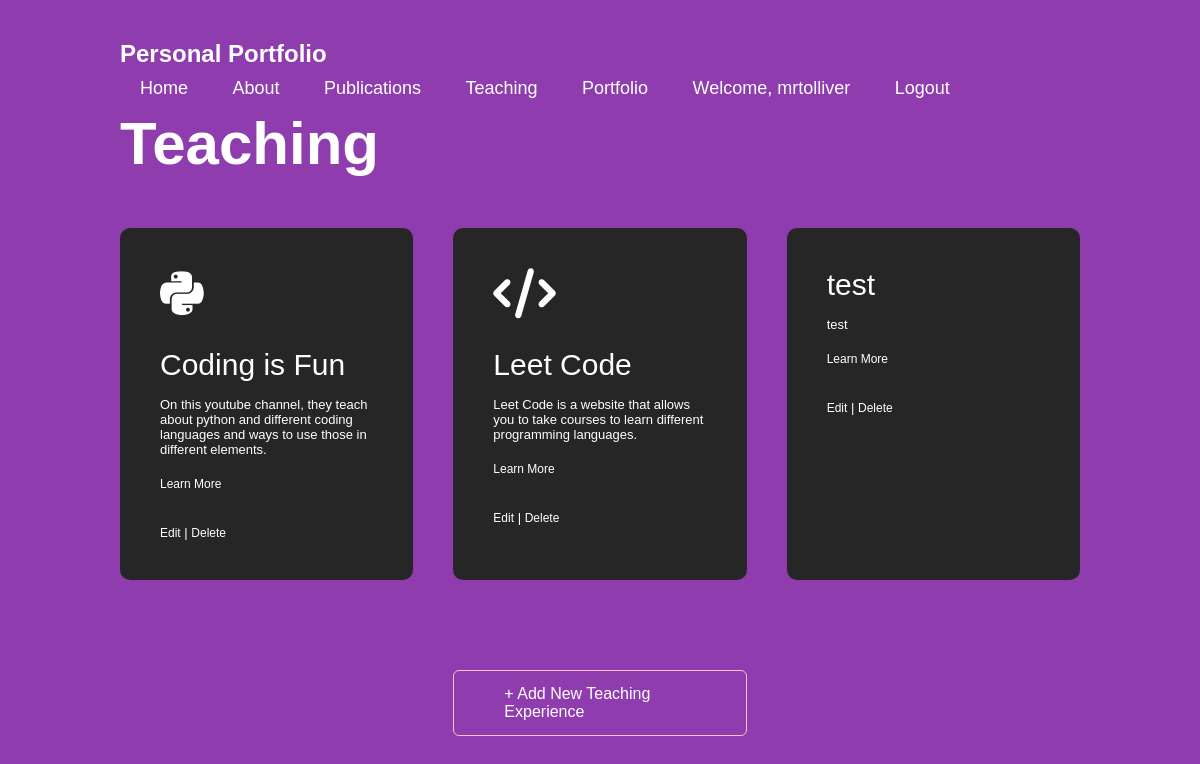
Page /Portfolio/user_teaching.php (signed in) on the committed database.
### tables this page shows
CREATE TABLE `teaching` (
  `id` int NOT NULL,
  `icon` varchar(200) NOT NULL,
  `name` varchar(200) NOT NULL,
  `description` varchar(300) NOT NULL,
  `link` varchar(200) NOT NULL,
  `user_id` int NOT NULL
);

### Portfolio/user_teaching.php (the view, shortened to what this page needs)
<?php
$user_id = $_SESSION["user_id"];
?>
<!DOCTYPE html>
<html lang="en">
<head>
    <link rel="stylesheet" href="style.css">
</head>
<body>
<div id="services">
    <div class="container">
    <nav>
        <h1>Personal Portfolio</h1>
            <ul id="sidemenu">
                <li><a href="user_dashboard.php">Home</a></li>
                <li><a href="user_about.php">About</a></li>
                <li><a href="user_publications.php">Publications</a></li>
                <li><a href="user_teaching.php">Teaching</a></li>
                <li><a href="user_portfolio.php">Portfolio</a></li>
                <li><a href="#">Welcome, <?= htmlspecialchars($_SESSION["username"]) ?></a></li>
                <li><a href="logout.php">Logout</a></li>
            </ul>
        </nav>
        <h1 class="subtitle">Teaching</h1>
        <div class="services-list">
        <?php
        $conn = new mysqli("localhost", "root", "root", "contact");
        $sql = "SELECT * FROM teaching WHERE user_id = $user_id";
        $result = $conn->query($sql);
        if ($result && $result->num_rows > 0) {
            while ($row = $result->fetch_assoc()) {
                echo "
                <div>
                    <i class='{$row['icon']}'></i>
                    <h2>{$row['name']}</h2>
                    <p>{$row['description']}</p>
                    <a href='{$row['link']}'>Learn More</a>
                    <br><br>
                    <a href='edit.php?table=teaching&id={$row['id']}'>Edit</a> |
                    <a href='delete_user.php?table=teaching&id={$row['id']}' onclick=\"return confirm('Delete this item?');\">Delete</a>
                </div>
                ";
            }
        } else {
            echo "<p>No teaching experience found.</p>";
        }
        echo "<br><a href='add_teaching.php' class='btn'>+ Add New Teaching Experience</a>";
        ?>
        </div>
    </div>
</div>
</body>
</html>

### Portfolio/style.css (style rules this page uses)
* { margin: 0; padding: 0; font-family: 'Poppins', sans-serif; box-sizing: border-box; }
html { scroll-behavior: smooth; }
body { background:rgba(111, 6, 152, 0.78); color: white; }
.container { padding: 10px 10%; }
nav { display: flex; align-items: center; justify-content: space-between; flex-wrap: wrap; position: sticky; top: 0; width: 100%; }
nav ul li { display: inline-block; list-style: none; margin: 10px 20px; }
nav ul li a { color: white; text-decoration: none; font-size: 18px; position: relative; }
nav ul li a::after { content: ''; width: 0; height: 3px; background: white; position: absolute; left: 0; bottom: -6px; transition: 0.5s; }
.subtitle { font-size: 60px; font-weight: 600; color: white; }
#services { padding: 30px 0; }
.services-list { display: grid; grid-template-columns: repeat(auto-fit, minmax(250px, 1fr)); grid-gap: 40px; margin-top: 50px; }
.services-list div { background: #262626; padding: 40px; font-size: 13px; font-weight: 300; border-radius: 10px; transition: background 0.5s, transform 0.5s; }
.services-list div i { font-size: 50px; margin-bottom: 30px; }
.services-list div h2 { font-size: 30px; font-weight: 500; margin-bottom: 15px; }
.services-list div a { text-decoration: none; color: white; font-size: 12px; margin-top: 20px; display: inline-block; }
.btn { display: block; margin: 50px auto; width: fit-content; border: 1px solid pink; padding: 14px 50px; border-radius: 6px; text-decoration: none; color: white; transition: background 0.5s; }

### rows in the picture
teaching: name "Coding is Fun", description "On this youtube channel, they teach about python and different coding languages and ways to use those in different elements."
teaching: name "Leet Code", description "Leet Code is a website that allows you to take courses to learn different programming languages."
teaching: name "test", description "test"

### other values in the picture
$_SESSION["username"] "mrtolliver"
